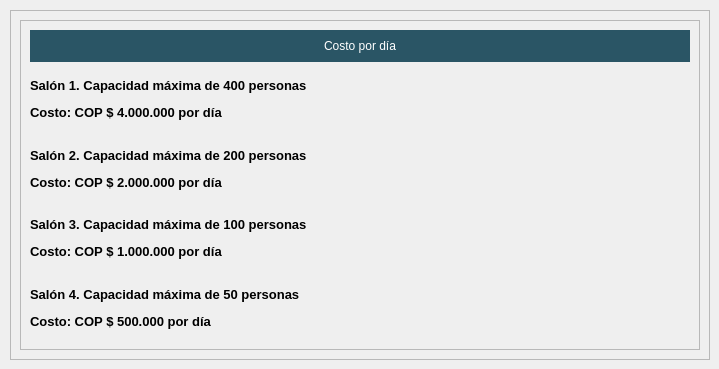
          <widget class="QWidget" name="pg_tarifas">
           <widget class="QFrame" name="frame_7">
            <property name="geometry">
             <rect>
              <x>10</x>
              <y>10</y>
              <width>700</width>
              <height>350</height>
             </rect>
            </property>
            <property name="minimumSize">
             <size>
              <width>700</width>
              <height>350</height>
             </size>
            </property>
            <property name="maximumSize">
             <size>
              <width>700</width>
              <height>400</height>
             </size>
            </property>
            <property name="frameShape">
             <enum>QFrame::StyledPanel</enum>
            </property>
            <property name="frameShadow">
             <enum>QFrame::Raised</enum>
            </property>
            <layout class="QHBoxLayout" name="horizontalLayout_4">
             <item>
              <widget class="QFrame" name="frame_4">
               <property name="frameShape">
                <enum>QFrame::StyledPanel</enum>
               </property>
               <property name="frameShadow">
                <enum>QFrame::Raised</enum>
               </property>
               <layout class="QVBoxLayout" name="verticalLayout_3" stretch="1,2,2,2,2">
                <item>
                 <widget class="QLabel" name="label_4">
                  <property name="styleSheet">
                   <string notr="true">background-color: rgb(42, 85, 101);
border-color: rgb(0, 0, 0);
gridline-color: rgb(255, 255, 255);
font: 75 10pt &quot;MS Shell Dlg 2&quot;;
color: rgb(255, 255, 255);</string>
                  </property>
                  <property name="text">
                   <string>Costo por día</string>
                  </property>
                  <property name="alignment">
                   <set>Qt::AlignCenter</set>
                  </property>
                 </widget>
                </item>
                <item>
                 <widget class="QLabel" name="lbl_s1_tar">
                  <property name="text">
                   <string>&lt;html&gt;&lt;head/&gt;&lt;body&gt;&lt;p&gt;&lt;span style=&quot; font-size:10pt; font-weight:600;&quot;&gt;Salón 1. Capacidad máxima de 400 personas&lt;/span&gt;&lt;/p&gt;&lt;p&gt;&lt;span style=&quot; font-size:10pt; font-weight:600;&quot;&gt;Costo: COP $ 4.000.000 por día&lt;/span&gt;&lt;/p&gt;&lt;/body&gt;&lt;/html&gt;</string>
                  </property>
                 </widget>
                </item>
                <item>
                 <widget class="QLabel" name="lbl_s2_tar">
                  <property name="text">
                   <string>&lt;html&gt;&lt;head/&gt;&lt;body&gt;&lt;p&gt;&lt;span style=&quot; font-size:10pt; font-weight:600;&quot;&gt;Salón 2. Capacidad máxima de 200 personas&lt;/span&gt;&lt;/p&gt;&lt;p&gt;&lt;span style=&quot; font-size:10pt; font-weight:600;&quot;&gt;Costo: COP $ 2.000.000 por día&lt;/span&gt;&lt;/p&gt;&lt;/body&gt;&lt;/html&gt;</string>
                  </property>
                 </widget>
                </item>
                <item>
                 <widget class="QLabel" name="lbl_s3_tar">
                  <property name="text">
                   <string>&lt;html&gt;&lt;head/&gt;&lt;body&gt;&lt;p&gt;&lt;span style=&quot; font-size:10pt; font-weight:600;&quot;&gt;Salón 3. Capacidad máxima de 100 personas&lt;/span&gt;&lt;/p&gt;&lt;p&gt;&lt;span style=&quot; font-size:10pt; font-weight:600;&quot;&gt;Costo: COP $ 1.000.000 por día&lt;/span&gt;&lt;/p&gt;&lt;/body&gt;&lt;/html&gt;</string>
                  </property>
                 </widget>
                </item>
                <item>
                 <widget class="QLabel" name="lbl_s4_tar">
                  <property name="text">
                   <string>&lt;html&gt;&lt;head/&gt;&lt;body&gt;&lt;p&gt;&lt;span style=&quot; font-size:10pt; font-weight:600;&quot;&gt;Salón 4. Capacidad máxima de 50 personas&lt;/span&gt;&lt;/p&gt;&lt;p&gt;&lt;span style=&quot; font-size:10pt; font-weight:600;&quot;&gt;Costo: COP $ 500.000 por día&lt;/span&gt;&lt;/p&gt;&lt;/body&gt;&lt;/html&gt;</string>
                  </property>
                 </widget>
                </item>
               </layout>
              </widget>
             </item>
            </layout>
           </widget>
          </widget>
